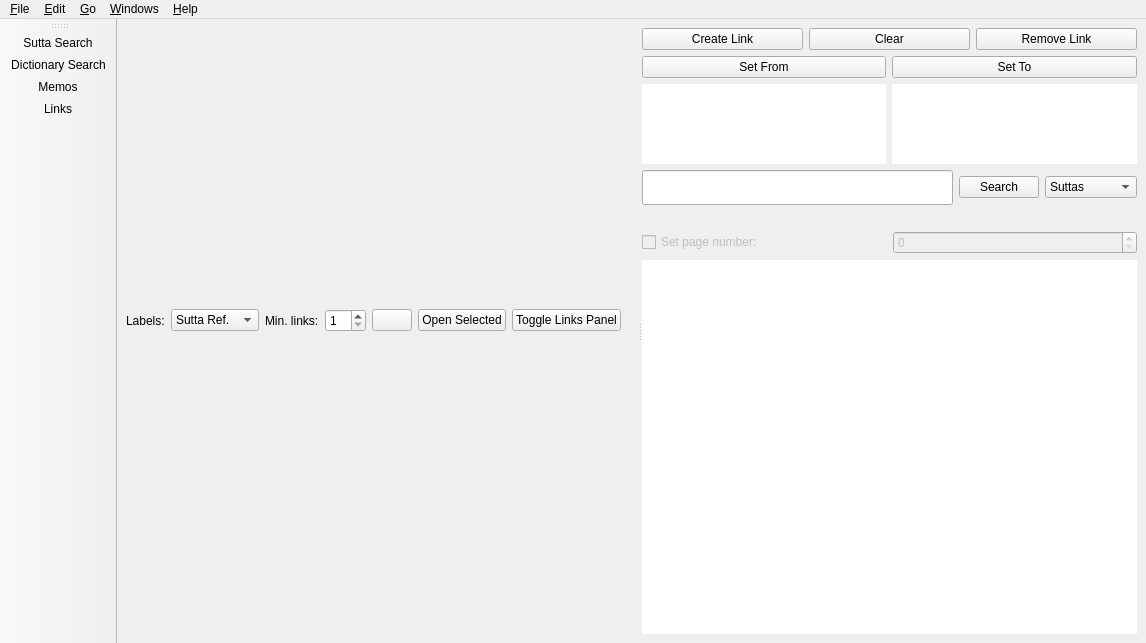
<?xml version="1.0" encoding="UTF-8"?>
<ui version="4.0">
 <class>LinksBrowserWindow</class>
 <widget class="QMainWindow" name="LinksBrowserWindow">
  <property name="geometry">
   <rect>
    <x>0</x>
    <y>0</y>
    <width>1146</width>
    <height>643</height>
   </rect>
  </property>
  <property name="baseSize">
   <size>
    <width>800</width>
    <height>600</height>
   </size>
  </property>
  <property name="windowTitle">
   <string>Links - Simsapa</string>
  </property>
  <widget class="QWidget" name="central_widget">
   <layout class="QHBoxLayout" name="horizontalLayout_2">
    <item>
     <layout class="QVBoxLayout" name="main_layout">
      <item>
       <widget class="QSplitter" name="splitter">
        <property name="orientation">
         <enum>Qt::Horizontal</enum>
        </property>
        <widget class="QWidget" name="verticalLayoutWidget_2">
         <layout class="QVBoxLayout" name="links_wrap_layout">
          <item>
           <layout class="QHBoxLayout" name="links_controls_layout">
            <item>
             <widget class="QLabel" name="label_6">
              <property name="text">
               <string>Labels:</string>
              </property>
             </widget>
            </item>
            <item>
             <widget class="QComboBox" name="label_select">
              <item>
               <property name="text">
                <string>Sutta Ref.</string>
               </property>
              </item>
              <item>
               <property name="text">
                <string>Ref. + Title</string>
               </property>
              </item>
              <item>
               <property name="text">
                <string>No Labels</string>
               </property>
              </item>
             </widget>
            </item>
            <item>
             <widget class="QLabel" name="label_4">
              <property name="text">
               <string>Min. links:</string>
              </property>
             </widget>
            </item>
            <item>
             <widget class="QSpinBox" name="min_links_input">
              <property name="minimum">
               <number>1</number>
              </property>
             </widget>
            </item>
            <item>
             <widget class="QPushButton" name="links_regenerate_button">
              <property name="toolTip">
               <string>Regenerate Links Graph</string>
              </property>
              <property name="text">
               <string/>
              </property>
              <property name="icon">
               <iconset resource="../icons.qrc">
                <normaloff>:/reload</normaloff>:/reload</iconset>
              </property>
             </widget>
            </item>
            <item>
             <widget class="QPushButton" name="open_selected_link_button">
              <property name="toolTip">
               <string>Open Selected Link</string>
              </property>
              <property name="text">
               <string>Open Selected</string>
              </property>
              <property name="icon">
               <iconset resource="../icons.qrc">
                <normaloff>:/book</normaloff>:/book</iconset>
              </property>
             </widget>
            </item>
            <item>
             <widget class="QPushButton" name="toggle_links_panel_button">
              <property name="text">
               <string>Toggle Links Panel</string>
              </property>
              <property name="icon">
               <iconset resource="../icons.qrc">
                <normaloff>:/caret-right</normaloff>:/caret-right</iconset>
              </property>
             </widget>
            </item>
            <item>
             <spacer name="horizontalSpacer_4">
              <property name="orientation">
               <enum>Qt::Horizontal</enum>
              </property>
              <property name="sizeHint" stdset="0">
               <size>
                <width>40</width>
                <height>20</height>
               </size>
              </property>
             </spacer>
            </item>
           </layout>
          </item>
          <item>
           <layout class="QVBoxLayout" name="links_layout"/>
          </item>
          <item>
           <spacer name="horizontalSpacer">
            <property name="orientation">
             <enum>Qt::Horizontal</enum>
            </property>
            <property name="sizeHint" stdset="0">
             <size>
              <width>500</width>
              <height>20</height>
             </size>
            </property>
           </spacer>
          </item>
         </layout>
        </widget>
        <widget class="QWidget" name="verticalLayoutWidget_3">
         <layout class="QVBoxLayout" name="tabs_layout">
          <item>
           <layout class="QHBoxLayout" name="horizontalLayout">
            <item>
             <widget class="QPushButton" name="create_link_btn">
              <property name="text">
               <string>Create Link</string>
              </property>
             </widget>
            </item>
            <item>
             <widget class="QPushButton" name="clear_link_btn">
              <property name="text">
               <string>Clear</string>
              </property>
             </widget>
            </item>
            <item>
             <widget class="QPushButton" name="remove_link_btn">
              <property name="text">
               <string>Remove Link</string>
              </property>
             </widget>
            </item>
           </layout>
          </item>
          <item>
           <layout class="QHBoxLayout" name="horizontalLayout_5">
            <item>
             <layout class="QVBoxLayout" name="verticalLayout_3">
              <item>
               <widget class="QPushButton" name="set_from_btn">
                <property name="text">
                 <string>Set From</string>
                </property>
               </widget>
              </item>
              <item>
               <widget class="QPlainTextEdit" name="from_view">
                <property name="sizePolicy">
                 <sizepolicy hsizetype="Expanding" vsizetype="Minimum">
                  <horstretch>0</horstretch>
                  <verstretch>0</verstretch>
                 </sizepolicy>
                </property>
                <property name="maximumSize">
                 <size>
                  <width>16777215</width>
                  <height>80</height>
                 </size>
                </property>
                <property name="frameShape">
                 <enum>QFrame::NoFrame</enum>
                </property>
               </widget>
              </item>
             </layout>
            </item>
            <item>
             <layout class="QVBoxLayout" name="verticalLayout_2">
              <item>
               <widget class="QPushButton" name="set_to_btn">
                <property name="text">
                 <string>Set To</string>
                </property>
               </widget>
              </item>
              <item>
               <widget class="QPlainTextEdit" name="to_view">
                <property name="sizePolicy">
                 <sizepolicy hsizetype="Expanding" vsizetype="Minimum">
                  <horstretch>0</horstretch>
                  <verstretch>0</verstretch>
                 </sizepolicy>
                </property>
                <property name="maximumSize">
                 <size>
                  <width>16777215</width>
                  <height>80</height>
                 </size>
                </property>
                <property name="frameShape">
                 <enum>QFrame::NoFrame</enum>
                </property>
               </widget>
              </item>
             </layout>
            </item>
           </layout>
          </item>
          <item>
           <layout class="QVBoxLayout" name="searchbar_layout">
            <item>
             <layout class="QHBoxLayout" name="horizontalLayout_4">
              <item>
               <widget class="QLineEdit" name="search_input">
                <property name="minimumSize">
                 <size>
                  <width>0</width>
                  <height>35</height>
                 </size>
                </property>
               </widget>
              </item>
              <item>
               <widget class="QPushButton" name="search_button">
                <property name="text">
                 <string>Search</string>
                </property>
               </widget>
              </item>
              <item>
               <widget class="QComboBox" name="link_table">
                <item>
                 <property name="text">
                  <string>Suttas</string>
                 </property>
                </item>
                <item>
                 <property name="text">
                  <string>DictWords</string>
                 </property>
                </item>
                <item>
                 <property name="text">
                  <string>Documents</string>
                 </property>
                </item>
               </widget>
              </item>
             </layout>
            </item>
            <item>
             <layout class="QHBoxLayout" name="horizontalLayout_6">
              <item>
               <spacer name="horizontalSpacer_3">
                <property name="orientation">
                 <enum>Qt::Horizontal</enum>
                </property>
                <property name="sizeHint" stdset="0">
                 <size>
                  <width>40</width>
                  <height>20</height>
                 </size>
                </property>
               </spacer>
              </item>
              <item>
               <layout class="QVBoxLayout" name="pali_buttons_layout"/>
              </item>
              <item>
               <spacer name="horizontalSpacer_2">
                <property name="orientation">
                 <enum>Qt::Horizontal</enum>
                </property>
                <property name="sizeHint" stdset="0">
                 <size>
                  <width>40</width>
                  <height>20</height>
                 </size>
                </property>
               </spacer>
              </item>
             </layout>
            </item>
           </layout>
          </item>
          <item>
           <layout class="QHBoxLayout" name="horizontalLayout_3">
            <item>
             <widget class="QCheckBox" name="set_page_number">
              <property name="enabled">
               <bool>false</bool>
              </property>
              <property name="text">
               <string>Set page number:</string>
              </property>
             </widget>
            </item>
            <item>
             <widget class="QSpinBox" name="page_number">
              <property name="enabled">
               <bool>false</bool>
              </property>
             </widget>
            </item>
           </layout>
          </item>
          <item>
           <widget class="QListWidget" name="results_list">
            <property name="frameShape">
             <enum>QFrame::NoFrame</enum>
            </property>
            <property name="lineWidth">
             <number>1</number>
            </property>
           </widget>
          </item>
         </layout>
        </widget>
       </widget>
      </item>
     </layout>
    </item>
   </layout>
  </widget>
  <widget class="QMenuBar" name="menubar">
   <property name="geometry">
    <rect>
     <x>0</x>
     <y>0</y>
     <width>1146</width>
     <height>25</height>
    </rect>
   </property>
   <widget class="QMenu" name="menu_File">
    <property name="title">
     <string>&amp;File</string>
    </property>
    <addaction name="action_Open"/>
    <addaction name="action_Close_Window"/>
    <addaction name="action_Re_index_database"/>
    <addaction name="action_Re_download_database"/>
    <addaction name="separator"/>
    <addaction name="action_Quit"/>
   </widget>
   <widget class="QMenu" name="menu_Edit">
    <property name="title">
     <string>&amp;Edit</string>
    </property>
    <addaction name="action_Copy"/>
    <addaction name="action_Paste"/>
    <addaction name="action_Focus_Search_Input"/>
   </widget>
   <widget class="QMenu" name="menu_Windows">
    <property name="title">
     <string>&amp;Windows</string>
    </property>
    <addaction name="action_Sutta_Search"/>
    <addaction name="action_Sutta_Study"/>
    <addaction name="action_Dictionary_Search"/>
    <addaction name="action_Show_Word_Scan_Popup"/>
    <addaction name="action_Bookmarks"/>
    <addaction name="action_Pali_Courses"/>
    <addaction name="action_Dictionaries_Manager"/>
    <addaction name="action_Document_Reader"/>
    <addaction name="action_Library"/>
    <addaction name="action_Ebook_Reader"/>
    <addaction name="action_Memos"/>
    <addaction name="action_Links"/>
    <addaction name="action_First_Window_on_Startup"/>
    <addaction name="action_Show_Toolbar"/>
    <addaction name="action_Link_Preview"/>
   </widget>
   <widget class="QMenu" name="menu_Help">
    <property name="title">
     <string>&amp;Help</string>
    </property>
    <addaction name="action_Notify_About_Updates"/>
    <addaction name="action_Website"/>
    <addaction name="action_About"/>
   </widget>
   <widget class="QMenu" name="menu_Go">
    <property name="title">
     <string>&amp;Go</string>
    </property>
    <addaction name="action_Previous_Result"/>
    <addaction name="action_Next_Result"/>
   </widget>
   <addaction name="menu_File"/>
   <addaction name="menu_Edit"/>
   <addaction name="menu_Go"/>
   <addaction name="menu_Windows"/>
   <addaction name="menu_Help"/>
  </widget>
  <widget class="QToolBar" name="toolBar">
   <property name="windowTitle">
    <string>toolBar</string>
   </property>
   <attribute name="toolBarArea">
    <enum>LeftToolBarArea</enum>
   </attribute>
   <attribute name="toolBarBreak">
    <bool>false</bool>
   </attribute>
   <addaction name="action_Sutta_Search"/>
   <addaction name="action_Dictionary_Search"/>
   <addaction name="action_Memos"/>
   <addaction name="action_Links"/>
  </widget>
  <action name="action_Copy">
   <property name="text">
    <string>&amp;Copy</string>
   </property>
   <property name="shortcut">
    <string>Ctrl+C</string>
   </property>
  </action>
  <action name="action_Paste">
   <property name="text">
    <string>&amp;Paste</string>
   </property>
   <property name="shortcut">
    <string>Ctrl+V</string>
   </property>
  </action>
  <action name="action_Quit">
   <property name="icon">
    <iconset resource="../icons.qrc">
     <normaloff>:/close</normaloff>:/close</iconset>
   </property>
   <property name="text">
    <string>&amp;Quit</string>
   </property>
   <property name="shortcut">
    <string>Ctrl+Q</string>
   </property>
  </action>
  <action name="action_Sutta_Search">
   <property name="icon">
    <iconset resource="../icons.qrc">
     <normaloff>:/book</normaloff>:/book</iconset>
   </property>
   <property name="text">
    <string>&amp;Sutta Search</string>
   </property>
   <property name="shortcut">
    <string>F5</string>
   </property>
  </action>
  <action name="action_Dictionary_Search">
   <property name="icon">
    <iconset resource="../icons.qrc">
     <normaloff>:/dictionary</normaloff>:/dictionary</iconset>
   </property>
   <property name="text">
    <string>&amp;Dictionary Search</string>
   </property>
   <property name="shortcut">
    <string>F6</string>
   </property>
  </action>
  <action name="action_About">
   <property name="text">
    <string>&amp;About</string>
   </property>
  </action>
  <action name="action_Website">
   <property name="text">
    <string>&amp;Website</string>
   </property>
  </action>
  <action name="action_Close_Window">
   <property name="text">
    <string>&amp;Close Window</string>
   </property>
  </action>
  <action name="action_Open">
   <property name="text">
    <string>&amp;Open...</string>
   </property>
   <property name="shortcut">
    <string>Ctrl+O</string>
   </property>
  </action>
  <action name="action_Document_Reader">
   <property name="text">
    <string>D&amp;ocument Reader</string>
   </property>
   <property name="toolTip">
    <string>Document Reader</string>
   </property>
   <property name="shortcut">
    <string>F7</string>
   </property>
  </action>
  <action name="action_Library">
   <property name="text">
    <string>&amp;Library</string>
   </property>
   <property name="shortcut">
    <string>F8</string>
   </property>
  </action>
  <action name="action_Memos">
   <property name="icon">
    <iconset resource="../icons.qrc">
     <normaloff>:/pen-fancy</normaloff>:/pen-fancy</iconset>
   </property>
   <property name="text">
    <string>&amp;Memos</string>
   </property>
   <property name="toolTip">
    <string>Memos</string>
   </property>
   <property name="shortcut">
    <string>F9</string>
   </property>
  </action>
  <action name="action_Dictionaries_Manager">
   <property name="text">
    <string>Dictionaries &amp;Manager</string>
   </property>
   <property name="shortcut">
    <string>F10</string>
   </property>
  </action>
  <action name="action_Links">
   <property name="icon">
    <iconset resource="../icons.qrc">
     <normaloff>:/diagram</normaloff>:/diagram</iconset>
   </property>
   <property name="text">
    <string>&amp;Links</string>
   </property>
   <property name="shortcut">
    <string>F11</string>
   </property>
  </action>
  <action name="action_Re_index_database">
   <property name="text">
    <string>Re-index database...</string>
   </property>
  </action>
  <action name="action_Re_download_database">
   <property name="text">
    <string>Re-download database...</string>
   </property>
  </action>
  <action name="action_Notify_About_Updates">
   <property name="checkable">
    <bool>true</bool>
   </property>
   <property name="checked">
    <bool>true</bool>
   </property>
   <property name="text">
    <string>Notify About Updates</string>
   </property>
  </action>
  <action name="action_Show_Toolbar">
   <property name="checkable">
    <bool>true</bool>
   </property>
   <property name="text">
    <string>Show Toolbar</string>
   </property>
  </action>
  <action name="action_First_Window_on_Startup">
   <property name="text">
    <string>First Window on Startup...</string>
   </property>
  </action>
  <action name="action_Focus_Search_Input">
   <property name="text">
    <string>Focus Search Input</string>
   </property>
   <property name="shortcut">
    <string>Ctrl+L</string>
   </property>
  </action>
  <action name="action_Show_Word_Scan_Popup">
   <property name="checkable">
    <bool>true</bool>
   </property>
   <property name="text">
    <string>Show Word Scan Popup</string>
   </property>
   <property name="shortcut">
    <string>Ctrl+F6</string>
   </property>
  </action>
  <action name="action_Next_Result">
   <property name="text">
    <string>Next Result</string>
   </property>
   <property name="shortcut">
    <string>Ctrl+Down</string>
   </property>
  </action>
  <action name="action_Previous_Result">
   <property name="text">
    <string>Previous Result</string>
   </property>
   <property name="shortcut">
    <string>Ctrl+Up</string>
   </property>
  </action>
  <action name="action_Sutta_Study">
   <property name="icon">
    <iconset resource="../icons.qrc">
     <normaloff>:/book</normaloff>:/book</iconset>
   </property>
   <property name="text">
    <string>Sutta Study</string>
   </property>
   <property name="shortcut">
    <string>Ctrl+F5</string>
   </property>
  </action>
  <action name="action_Bookmarks">
   <property name="icon">
    <iconset resource="../icons.qrc">
     <normaloff>:/bookmark</normaloff>:/bookmark</iconset>
   </property>
   <property name="text">
    <string>&amp;Bookmarks</string>
   </property>
   <property name="shortcut">
    <string>F7</string>
   </property>
  </action>
  <action name="action_Pali_Courses">
   <property name="icon">
    <iconset resource="../icons.qrc">
     <normaloff>:/book</normaloff>:/book</iconset>
   </property>
   <property name="text">
    <string>&amp;Pali Courses</string>
   </property>
   <property name="shortcut">
    <string>F8</string>
   </property>
  </action>
  <action name="action_Link_Preview">
   <property name="checkable">
    <bool>true</bool>
   </property>
   <property name="checked">
    <bool>true</bool>
   </property>
   <property name="text">
    <string>Link Preview</string>
   </property>
  </action>
  <action name="action_Ebook_Reader">
   <property name="text">
    <string>&amp;Ebook Reader</string>
   </property>
  </action>
 </widget>
 <resources>
  <include location="../icons.qrc"/>
 </resources>
 <connections/>
 <slots>
  <slot>_handle_query()</slot>
 </slots>
</ui>
